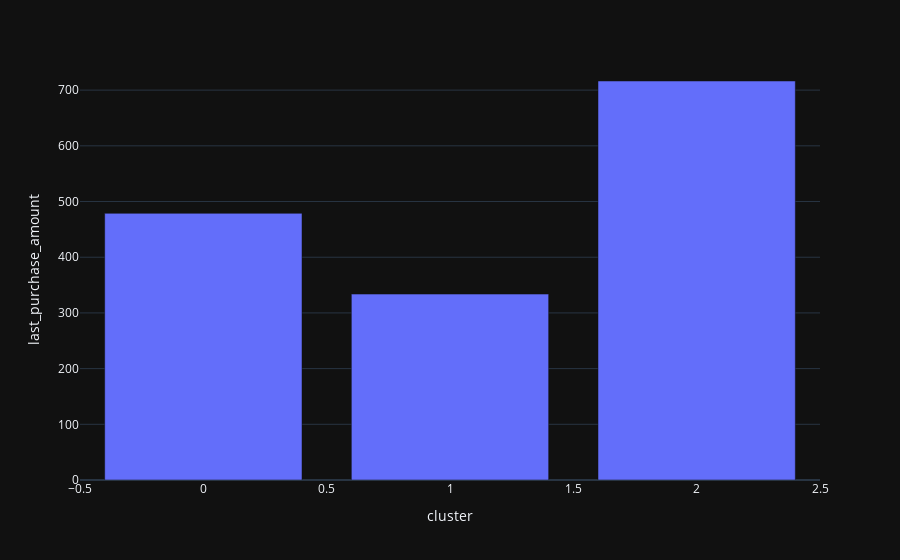
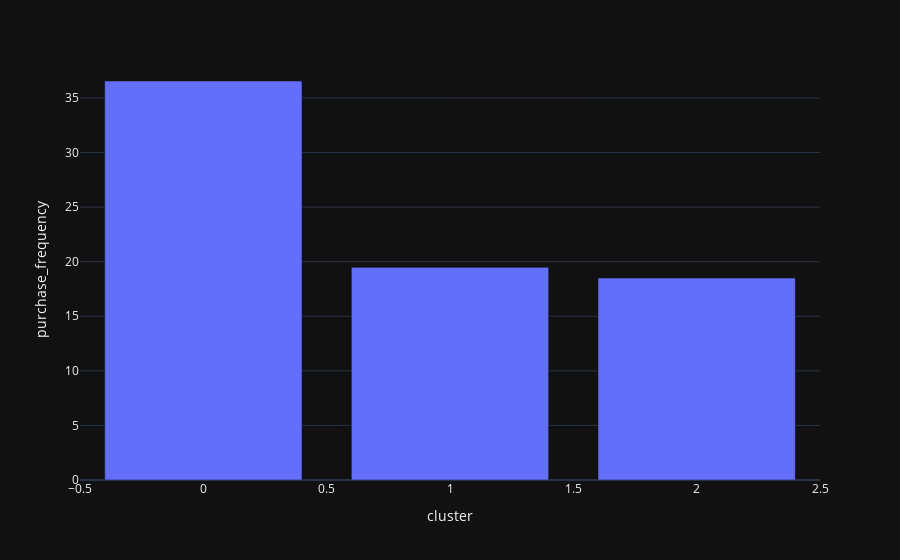

The notebook cell these images were saved under, in order:
### Code cell
data = df.groupby('cluster', observed=True)[['last_purchase_amount', 'purchase_frequency']].mean()

for col in data.columns:
    x = data.index
    y = data[col]
    fig = px.bar(data, x=x, y=y)
    fig.show()

### Figure 1 — Plotly figure (JSON) as saved in the notebook; plotly's stock layout.template omitted (floating-point values rounded to 4 significant figures)
{"data": [{"alignmentgroup": "True", "hovertemplate": "cluster=%{x}<br>last_purchase_amount=%{y}<extra></extra>", "legendgroup": "", "marker": {"color": "#636efa", "pattern": {"shape": ""}}, "name": "", "offsetgroup": "", "orientation": "v", "showlegend": false, "textposition": "auto", "type": "bar", "x": [0, 1, 2], "xaxis": "x", "y": [478.8, 333.8, 716.4], "yaxis": "y"}], "layout": {"barmode": "relative", "legend": {"tracegroupgap": 0}, "margin": {"t": 60}, "xaxis": {"anchor": "y", "domain": [0, 1], "title": {"text": "cluster"}}, "yaxis": {"anchor": "x", "domain": [0, 1], "title": {"text": "last_purchase_amount"}}}}

### Figure 2 — Plotly figure (JSON) as saved in the notebook; plotly's stock layout.template omitted (floating-point values rounded to 4 significant figures)
{"data": [{"alignmentgroup": "True", "hovertemplate": "cluster=%{x}<br>purchase_frequency=%{y}<extra></extra>", "legendgroup": "", "marker": {"color": "#636efa", "pattern": {"shape": ""}}, "name": "", "offsetgroup": "", "orientation": "v", "showlegend": false, "textposition": "auto", "type": "bar", "x": [0, 1, 2], "xaxis": "x", "y": [36.56, 19.48, 18.51], "yaxis": "y"}], "layout": {"barmode": "relative", "legend": {"tracegroupgap": 0}, "margin": {"t": 60}, "xaxis": {"anchor": "y", "domain": [0, 1], "title": {"text": "cluster"}}, "yaxis": {"anchor": "x", "domain": [0, 1], "title": {"text": "purchase_frequency"}}}}
